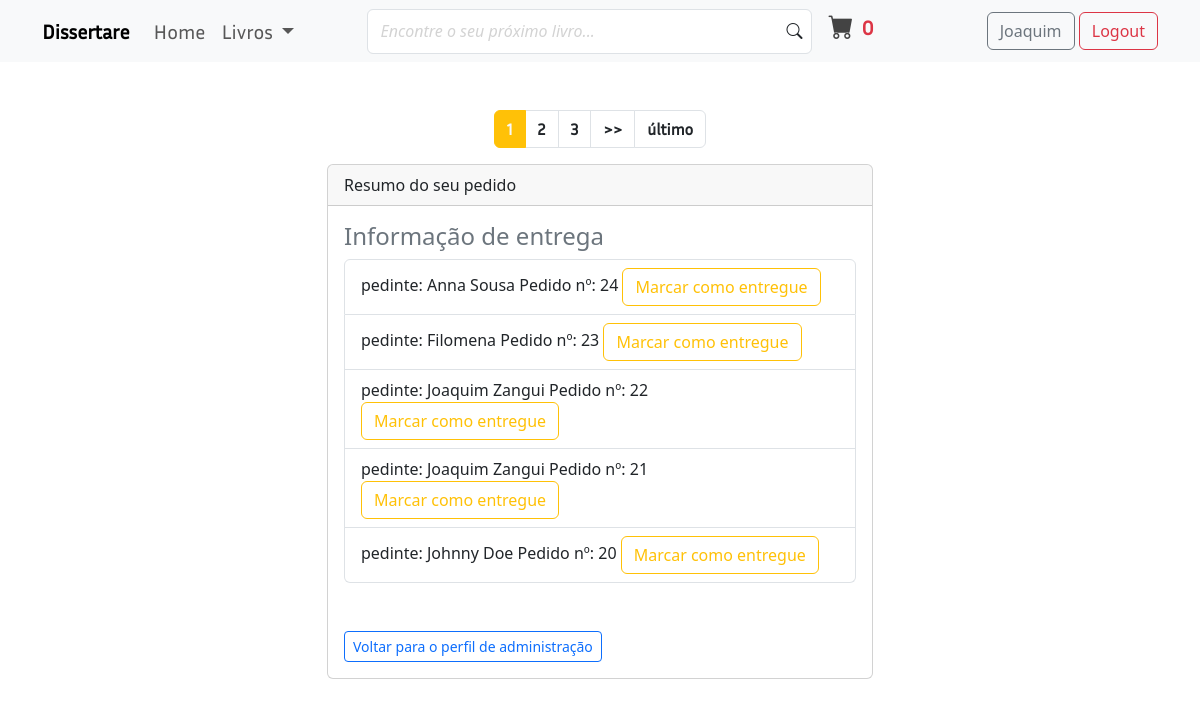
Page /payment/not_shipped_dash/ (signed in) on the committed database.
### payment/models.py (models this page shows, shortened)
class Order(models.Model):
    user = models.ForeignKey(User, on_delete=models.CASCADE, null=True, blank=True)
    full_name = models.CharField(max_length=250)
    email = models.EmailField(max_length=250)
    shipping_address = models.TextField(max_length=15000)
    amount_paid = models.DecimalField(max_digits=7, decimal_places=2)
    date_ordered = models.DateTimeField(default=timezone.now)
    shipped = models.BooleanField(default=False)
    date_shipped = models.DateTimeField(blank=True, null=True)

### payment/views.py (the view)
# urls.py: path('not_shipped_dash/', views.not_shipped_dash, name='not-shipped-dash'),
@login_required
def not_shipped_dash(request):
    if request.user.is_superuser:
        orders = Order.objects.filter(shipped=False).order_by('-date_ordered')
        pagtr = Paginator(orders, 5)
        page_number = request.GET.get('page')
        page_obj = pagtr.get_page(page_number)
        return render(request, 'payment/not_shipped_dash.html', {'page_obj': page_obj})
    else:
        messages.warning(request, "Access Denied")
        return redirect('books')

### books/context_processors.py (called while the page is built)
def announcement(request):
    announcement_obj = Announcement_context(request)
    announcements = announcement_obj.announcement.order_by('-date_posted')[:3]
    return {'announcements': announcements}

### cart/cart.py (called while the page is built)
    def __len__(self):
        return len(self.cart)

### cart/context_processors.py (called while the page is built)
def cart(request):
    return {'cart': Cart(request)}

### payment/templates/payment/not_shipped_dash.html (shortened to what this page needs)
{% extends 'books/base.html' %}
{% block main_content %}
    <div class="py-5 container">
        <nav aria-label="Page navigation example">
            <ul class="pagination pagination-md justify-content-center">
                {% for num in page_obj.paginator.page_range %}
                    {% if page_obj.number == num %}
                        <li class="page-item active" aria-current="page"><a class="page-link text-light fw-bold bg-warning border-warning" href="?page={{num}}">{{num}}</a></li>
                    {% elif num > page_obj.number|add:'-3' and num < page_obj.number|add:'3' %}
                        <li class="page-item"><a class="page-link text-dark fw-bold" href="?page={{num}}">{{num}}</a></li>
                    {% endif %}
                {% endfor %}
                {% if page_obj.has_next %}
                    <li class="page-item">
                        <a class="page-link text-dark fw-bold" href="?page={{page_obj.next_page_number}}" aria-label="Next">
                            <span aria-hidden="true">>></span>
                        </a>
                    </li>
                    <li class="page-item">
                        <a class="page-link text-dark fw-bold" href="?page={{page_obj.paginator.num_pages}}" aria-label="Next">
                            <span aria-hidden="true">último</span>
                        </a>
                    </li>
                {% endif %}
            </ul>
        </nav>
        <div class="row">
            <div class="col-md-6 offset-md-3">
                <div class="card">
                    <div class="card-header">
                      Resumo do seu pedido
                    </div>
                    <div class="card-body">
                        <h4 class="text-secondary">Informação de entrega</h4>
                        <ul class="list-group">
                            {% for order in page_obj %}
                                <li class="list-group-item">
                                    pedinte: {{order.full_name}} Pedido nº: {{order.id}} <a href="{% url 'not-shipped-to-shipped' order.id %}" class="btn btn-outline-warning">Marcar como entregue</a>
                                </li>
                            {% endfor %}
                        </ul>
                        <br><br>
                        <a href="{% url 'staff-profile' %}" class="btn btn-sm btn-outline-primary">Voltar para o perfil de administração</a>
                    </div>
                </div>
            </div>
        </div>
    </div>
{% endblock %}

### books/templates/books/base.html (shortened to what this page needs)
{% load static %}
<!doctype html>
<html lang="pt-pt">
  <head>
    <link rel="stylesheet" href="{% static 'books/css/general_style.css' %}">
    <link href="https://cdn.jsdelivr.net/npm/bootstrap@5.3.3/dist/css/bootstrap.min.css" rel="stylesheet">
    <link rel="stylesheet" href="https://cdn.jsdelivr.net/npm/bootstrap-icons@1.11.3/font/bootstrap-icons.min.css">
  </head>
  <body>
    <nav class="navbar navbar-expand-lg bg-body-tertiary sticky-top pb-3 pb-md-2">
        <div class="container">
            <a class="navbar-brand fw-bold" href="{% url 'home' %}">Dissertare</a>
            <div class="collapse navbar-collapse justify-content-between" id="navbarSupportedContent">
                <ul class="navbar-nav mb-2 mb-lg-0 fs-5">
                    {% if title == 'home' %}
                        <li class="nav-item">
                            <a class="nav-link active" aria-current="page" href="{% url 'home' %}">
                                Home
                            </a>
                        </li>
                        <li class="nav-item dropdown">
                            <a class="nav-link dropdown-toggle" href="#" role="button" data-bs-toggle="dropdown" aria-expanded="false">
                                Livros
                            </a>
                            <ul class="dropdown-menu">
                                {% if user.is_superuser %}
                                    <li class="border-bottom">
                                        <a href="{% url 'staff-profile' %}" class="dropdown-item" title="upload book">
                                            <i class="bi bi-person"></i> Perfil de administração
                                        </a>
                                    </li>
                                {% endif %}
                                <li><a class="dropdown-item" href="{% url 'books' %}">Livros</a></li>
                                <li><a class="dropdown-item" href="{% url 'home' %}">E-books</a></li>
                                <li><a class="dropdown-item" href="{% url 'all-authors' %}">Autores</a></li>
                                <li><a class="dropdown-item" href="{% url 'home' %}">Categorias</a></li>
                            </ul>
                        </li>
                    {% else %}
                        <li class="nav-item">
                            <a class="nav-link" aria-current="page" href="{% url 'home' %}">
                                Home
                            </a>
                        </li>
                        <li class="nav-item dropdown">
                            <a class="nav-link dropdown-toggle" href="#" role="button" data-bs-toggle="dropdown" aria-expanded="false">
                                Livros
                            </a>
                        </li>
                    {% endif %}
                </ul>
                <form class="d-flex flex-column flex-md-row me-5 w-50 mb-3 mb-lg-0" role="search">
                    <div class="w-100 d-flex align-items-center me-3 form-inputs">
                        <input class="form-control fw-bold" type="text" placeholder="Encontre o seu próximo livro...">
                        <i class="bi bi-search"></i>
                    </div>
                    <div class="cart-button my-4 my-md-0">
                        <a href="{% url 'cart_summary' %}" class="d-flex flex-row align-items-center">
                            <span class="shop-bag"><i class="bi bi-cart-fill"></i></span>
                            <div class="d-flex flex-column ms-2">
                                <span id="cart_quantity" class="qty fs-5 fw-bold text-danger">{{cart|length}}</span>
                            </div>
                        </a>
                    </div>
                </form>
                <div class="justify-content-between">
                    {% if user.is_active %}
                        <a href="{% url 'profile' %}" class="btn btn-outline-secondary">{{user.username|truncatechars:14}}</a>
                        <a href="{% url 'logout' %}" class="btn btn-outline-danger">Logout</a>
                    {% else %}
                        <a href="{% url 'login' %}" class="btn btn-success me-5">Login</a>
                        <a href="{% url 'register' %}" class="btn btn-outline-primary">Cadastrar</a>
                    {% endif %}
                </div>
            </div>
        </div>
    </nav>
    <main>
        {% block main_content %}{% endblock %}
    </main>
  </body>
</html>

### books/static/books/css/general_style.css (style rules this page uses)
* { box-sizing: border-box; }
h1, h2, h3, a { font-family: Inria_Sans; }
.active { color: #000; }
.form-inputs { position:relative; }
.form-inputs .form-control { height:45px; }
.form-inputs .form-control::placeholder { font-style: italic; font-weight: lighter; color: lightgray; }
.form-inputs i { position:absolute; right:10px; background-color: #fff; }
.cart-button a { text-decoration: none; color: #000; }
.shop-bag { color:#434343; font-size:25px; display:flex; border-radius:50%; align-items:center; justify-content:center; }
.qty { font-size:12px; }

### rows in the picture
Order: full_name "Anna Sousa", id "24"
Order: full_name "Filomena", id "23"
Order: full_name "Joaquim Zangui", id "22"
Order: full_name "Joaquim Zangui", id "21"
Order: full_name "Johnny Doe", id "20"

### other values in the picture
{{ cart|length }} "0"
{{ user.username|truncatechars:14 }} "Joaquim"
{{ num }} "1"
{{ num }} "2" "3"
